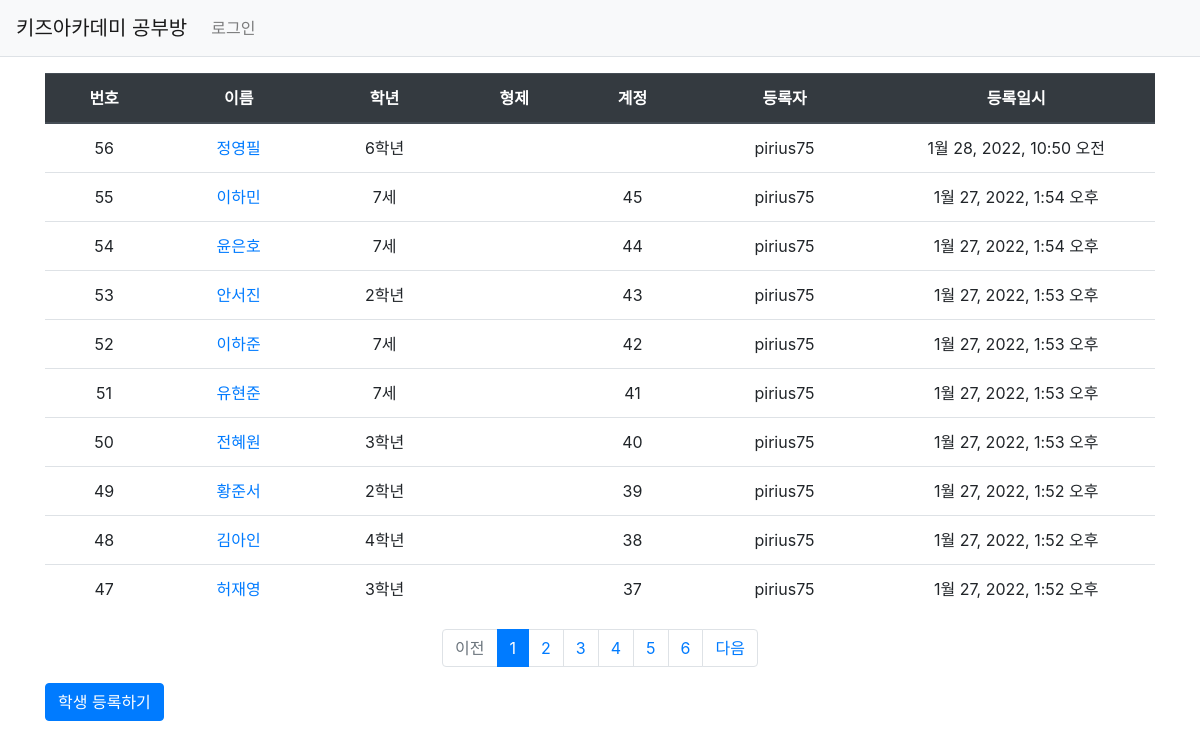
/studyroom/, run on an earlier commit of the app's database.
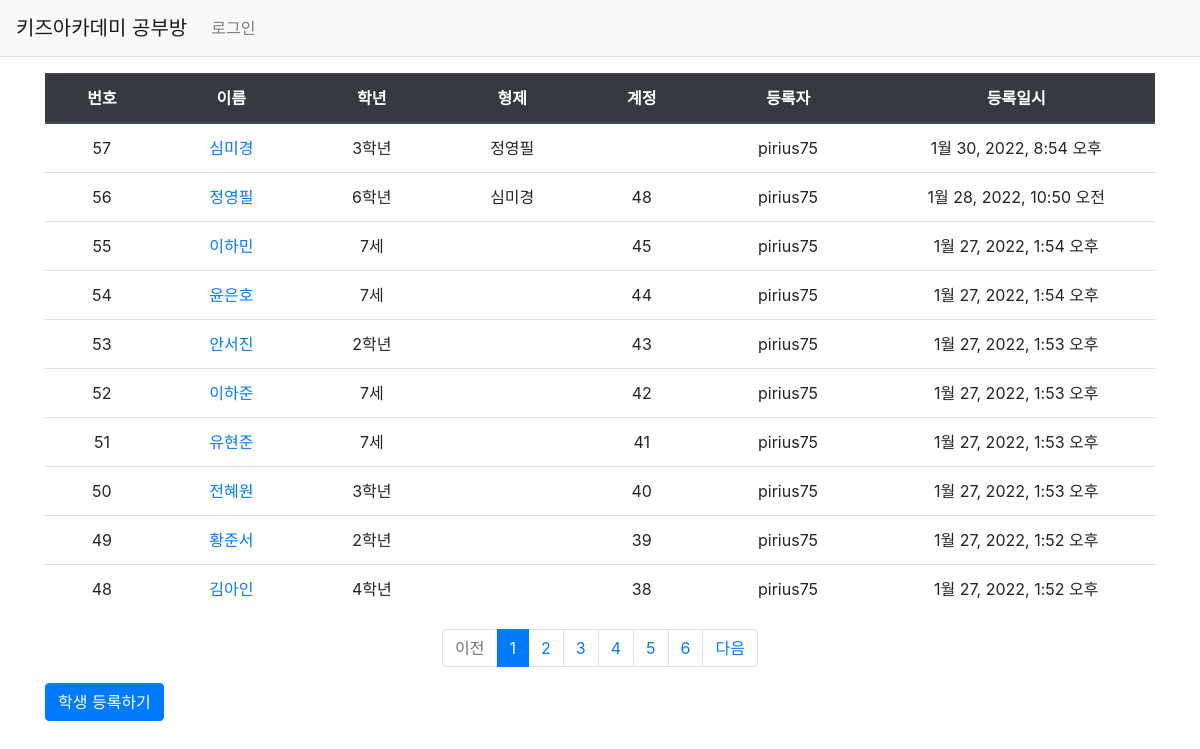
And on a later commit of the database.
### studyroom/models.py (models this page shows)
class Student(models.Model):
    Grade_choices = (
        ('Y6','6세'),
        ('Y7','7세'),
        ('E1','1학년'),
        ('E2','2학년'),
        ('E3','3학년'),
        ('E4','4학년'),
        ('E5','5학년'),
        ('E6','6학년'),
    )
    user = models.ForeignKey(User, on_delete=models.CASCADE)
    brother = models.ForeignKey('self', on_delete=models.CASCADE, blank=True, null=True)
    name = models.CharField(max_length=20)
    grade = models.CharField(max_length=2, choices=Grade_choices)
    create_date = models.DateTimeField()
    modify_date = models.DateTimeField(null=True, blank=True)
    delete_yn = models.CharField(max_length=1, default='n')

class Account(models.Model):
    user = models.ForeignKey(User, on_delete=models.CASCADE)
    student = models.ForeignKey(Student, on_delete=models.CASCADE)
    sub_student_id = models.IntegerField(null=True, blank=True)
    payer = models.CharField(max_length=40, null=True, blank=True)
    payer_phone_num = models.CharField(max_length=11, null=True, blank=True)
    brother_dc_yn = models.CharField(max_length=1, default='n')
    recommend_dc_start = models.CharField(max_length=6, null=True, blank=True, default='yyyymm')
    recommend_dc_end = models.CharField(max_length=6, null=True, blank=True, default='yyyymm')
    create_date = models.DateTimeField()
    modify_date = models.DateTimeField(null=True, blank=True)

### studyroom/views/base_views.py (the view)
# urls.py: path('', base_views.index, name='index'),  # '/' 에 해당되는 path
def index(request):
    logger.info("INFO 레벨로 출력")
    """
    학생 목록 출력
    """
    page = request.GET.get('page', '1')  # 페이지
    student_list = Student.objects.order_by('-id')
    paginator = Paginator(student_list, 10)  # 페이지당 10개씩 보여주기
    page_obj = paginator.get_page(page)
    context = {'student_list': page_obj}
    return render(request, 'studyroom/student_list.html', context)

### studyroom/templatetags/studyroom_filter.py (called while the page is built)
@register.filter
def sub(value, arg):
    return value - arg

### templates/studyroom/student_list.html
{% extends 'base.html' %}
{% load studyroom_filter %}
{% block content %}
<div class="container my-3">
    <table class="table">
        <thead>
        <tr class="text-center thead-dark">
            <th>번호</th>
            <th>이름</th>
            <th>학년</th>
            <th>형제</th>
            <th>계정</th>
            <th>등록자</th>
            <th style="width:25%">등록일시</th>
        </tr>
        </thead>
        <tbody>
        {% if student_list %}
        {% for student in student_list %}
        <tr class="text-center">
            <td>
                {{ student_list.paginator.count|sub:student_list.start_index|sub:forloop.counter0|add:1 }}
            </td>
            <td >
                <a href="{% url 'studyroom:detail' student.id %}">{{ student.name }}</a>
            </td>
            <td>{{ student.get_grade_display }}</td>
            <td>{{ student.brother.name }}</td>
            <td>{{ student.account_set.all.first.id }}</td>
            <td>{{ student.user.username }}</td>
            <td>{{ student.create_date }}</td>
        </tr>
        {% endfor %}
        {% else %}
        <tr>
            <td colspan="3">학생이 없습니다.</td>
        </tr>
        {% endif %}
        </tbody>
    </table>
    <ul class="pagination justify-content-center">
        {% if student_list.has_previous %}
        <li class="page-item">
            <a class="page-link" href="?page={{ student_list.previous_page_number }}">이전</a>
        </li>
        {% else %}
        <li class="page-item disabled">
            <a class="page-link" tabindex="-1" aria-disabled="true" href="#">이전</a>
        </li>
        {% endif %}
        {% for page_number in student_list.paginator.page_range %}
        {% if page_number >= student_list.number|add:-5 and page_number <= student_list.number|add:5 %}
            {% if page_number == student_list.number %}
            <li class="page-item active" aria-current="page">
                <a class="page-link" href="?page={{ page_number }}">{{ page_number }}</a>
            </li>
            {% else %}
            <li class="page-item">
                <a class="page-link" href="?page={{ page_number }}">{{ page_number }}</a>
            </li>
            {% endif %}
        {% endif %}
        {% endfor %}
        {% if student_list.has_next %}
        <li class="page-item">
            <a class="page-link" href="?page={{ student_list.next_page_number }}">다음</a>
        </li>
        {% else %}
        <li class="page-item disabled">
            <a class="page-link" tabindex="-1" aria-disabled="true" href="#">다음</a>
        </li>
        {% endif %}
    </ul>
    <a href="{% url 'studyroom:student_create' %}" class="btn btn-primary">학생 등록하기</a>
</div>
{% endblock %}

What changed in the data, as far as the page shows it:
no longer on this page (row unchanged): Student: paginator.count|sub "47", name "허재영", grade "3학년", account_set.all.first.id "37", user.username "pirius75", create_date "1월 27, 2022, 1:52 오후"
added Student: paginator.count|sub "57", name "심미경", grade "3학년", brother.name "정영필", user.username "pirius75", create_date "1월 30, 2022, 8:54 오후"
changed Student "6학년": brother.name (not shown) → "심미경"; account_set.all.first.id (not shown) → "48"
